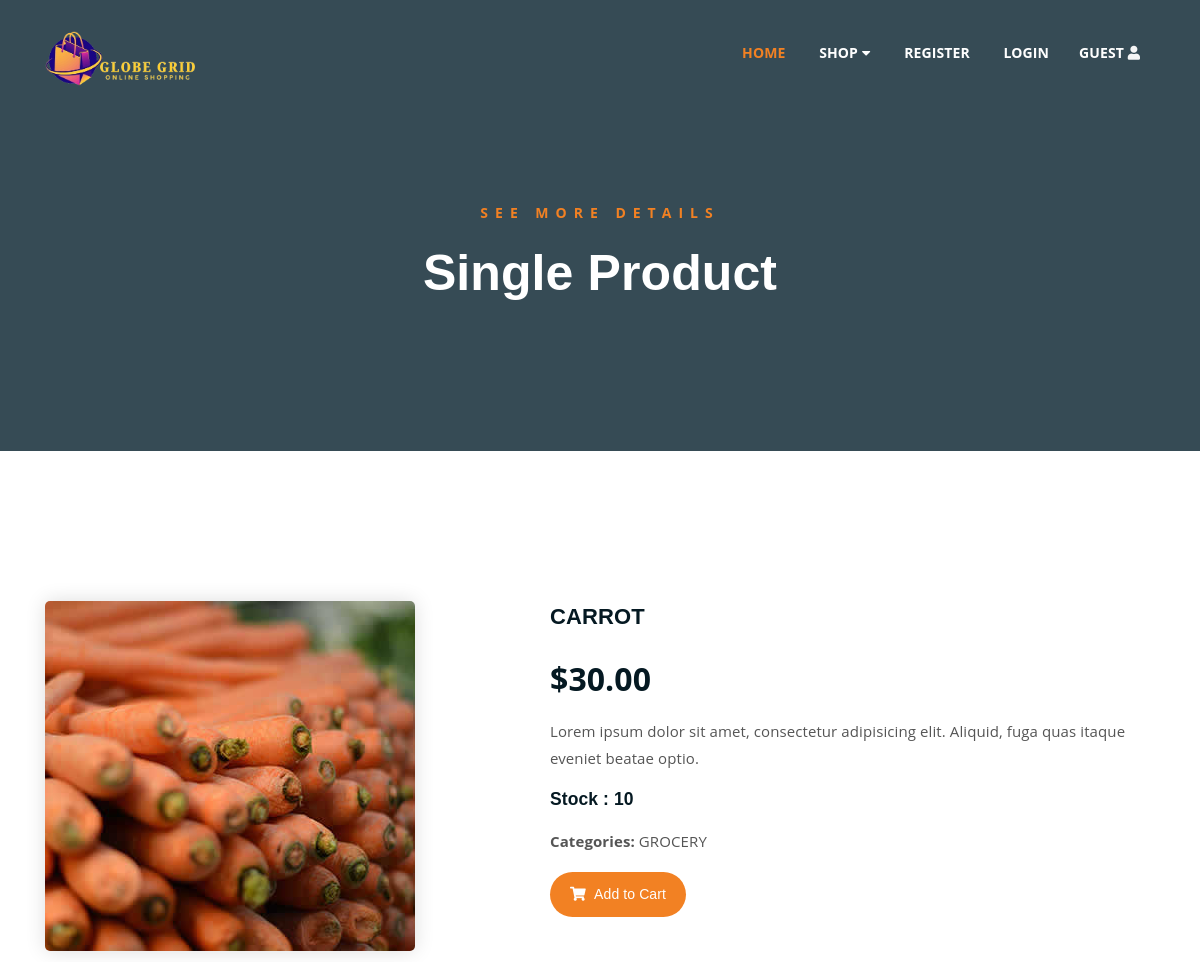
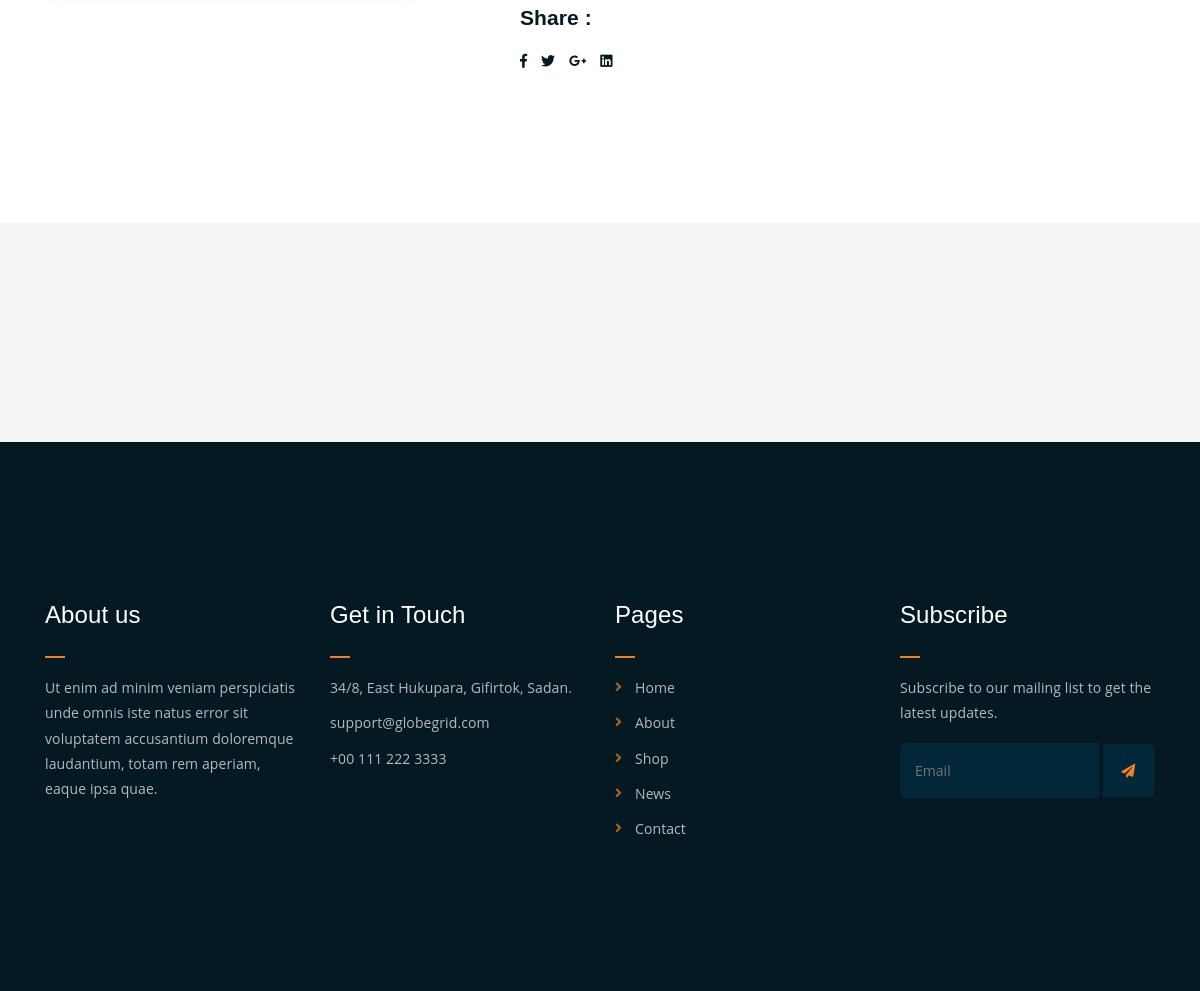
The page /single_product/1 on the database its author committed (2 pictures, top to bottom).
### shop/models.py (models this page shows, shortened)
class Product(models.Model):
    name = models.CharField(max_length=40)
    image = models.ImageField(upload_to='media/products',blank=True,null=True)
    description = models.TextField()
    price = models.DecimalField(max_digits=10,decimal_places=2)
    stock = models.IntegerField()
    available = models.IntegerField()
    created = models.DateTimeField(auto_now_add=True)
    updated = models.DateTimeField(auto_now=True)
    category = models.ForeignKey(Category,on_delete=models.CASCADE,related_name='products')

class Category(models.Model):
    name = models.CharField(max_length=20)
    image = models.ImageField(upload_to='media/image',blank=True,null=True)
    description = models.TextField()
    def __str__(self):
        return self.name

### shop/views.py (the view)
# urls.py: path('single_product/<int:pk>',views.Single_Product,name='single_product'),
def Single_Product(request,pk):
    s = Product.objects.get(id=pk)
    context = {'Product': s}
    return render(request, 'single_product.html',context)

### cart/context_processors.py (called while the page is built)
def count_items(request):
    u = request.user
    count = 0
    if request.user.is_authenticated:
        c = CartPro.objects.filter(user=u)
        for i in c:
            count += i.quantity
    return {'count':count}

### shop/context_processors.py (called while the page is built)
def links(request):
    c = Category.objects.all()
    return {'links':c}

### templates/single_product.html
<!DOCTYPE html>
{% extends 'base.html' %}
{% load static %}
{% block content %}
	<div class="breadcrumb-section breadcrumb-bg">
		<div class="container">
			<div class="row">
				<div class="col-lg-8 offset-lg-2 text-center">
					<div class="breadcrumb-text">
						<p>See more Details</p>
						<h1>Single Product</h1>
					</div>
				</div>
			</div>
		</div>
	</div>
	<div class="single-product mt-150 mb-150">
		<div class="container">
			<div class="row">
				<div class="col-md-5">
					<div class="single-product-img">
						<img src="{{Product.image.url}}" alt="">
					</div>
				</div>
				<div class="col-md-7">
					<div class="single-product-content">
						<h3>{{Product.name}}</h3>
						<p class="single-product-pricing"> ${{Product.price}}</p>
						<p>{{Product.description}}</p>
						<h5>Stock : {{Product.stock}}</h5>
						<p><strong>Categories: </strong>{{Product.category}}</p>
						{% if user.is_superuser == True %}
							{% if Product.stock > 0 %}
								<h3 class="text-success">Product in Stock</h3>
								<a href="{% url 'shop:add_stock' Product.id %}" class="btn_1">Add Stock</a>
							{% else %}
								<h3 class="text-danger">Out of Stock</h3>
								<a href="{% url 'shop:add_stock' Product.id %}" class="btn_1">Add Stock</a>
							{% endif %}
						{% else %}
							{% if Product.stock > 0 %}
								<a href="{% url 'cart:add_to_cart' Product.id %}" class="cart-btn"><i class="fas fa-shopping-cart"></i> Add to Cart</a>
							{% else %}
								<h4 class="text-danger">Out of Stock</h4>
							{% endif %}
						{% endif %}
					</div>
						<br>
						<br>
						<h4>Share : </h4>
						<ul class="product-share">
							<li><a href=""><i class="fab fa-facebook-f"></i></a></li>
							<li><a href=""><i class="fab fa-twitter"></i></a></li>
							<li><a href=""><i class="fab fa-google-plus-g"></i></a></li>
							<li><a href=""><i class="fab fa-linkedin"></i></a></li>
						</ul>
				</div>
			</div>
		</div>
	</div>
{% endblock %}

### static/assets/css/main.css (style rules this page uses)
html { font-size: 14px; font-weight: 400; line-height: 28px; height: 100%; }
body { font-family: "Open Sans", sans-serif; font-weight: 400; font-size: 1rem; letter-spacing: 0.1px; line-height: 1.8; color: #051922; overflow-x: hidden; }
body img { max-width: 100%; }
a { cursor: pointer; text-decoration: none; -webkit-transition: all 0.2s ease-in-out; -o-transition: all 0.2s ease-in-out; transition: all 0.2s ease-in-out; }
h1, .h1, h2, .h2, h3, .h3, h4, .h4, h5, .h5, h6, .h6 { font-family: "Poppins", sans-serif; font-weight: 700; margin: 0 0 1.25rem 0; color: #051922; }
h1:last-child, .h1:last-child, h2:last-child, .h2:last-child, h3:last-child, .h3:last-child, h4:last-child, .h4:last-child, h5:last-child, .h5:last-child, h6:last-child, .h6:last-child { margin: 0; }
h1, .h1 { font-size: 4rem; font-weight: 700; line-height: 4rem; }
h3, .h3 { font-size: 2rem; font-weight: 700; line-height: 2.25rem; }
h4, .h4 { font-size: 1.5rem; font-weight: 700; line-height: 1.75rem; }
h5, .h5 { font-size: 1.25rem; font-weight: 700; line-height: 1.5rem; }
p { font-family: "Open Sans", sans-serif; font-weight: 400; font-size: 1rem; letter-spacing: 0.1px; line-height: 1.8; color: #051922; margin: 0 0 1.25rem 0; }
.mt-150 { margin-top: 150px; }
.mb-150 { margin-bottom: 150px; }
a.boxed-btn, a.bordered-btn, a.cart-btn { border-radius: 50px; }
.breadcrumb-bg { background-image: url(../img/breadcrumb-bg.jpg); }
.breadcrumb-text p { color: #F28123; font-weight: 700; text-transform: uppercase; letter-spacing: 7px; }
.breadcrumb-text h1 { font-size: 50px; font-weight: 900; color: #fff; margin: 0; margin-top: 20px; }
.breadcrumb-section { padding: 150px 0; background-size: cover; background-position: center center; position: relative; z-index: 1; background-attachment: fixed; padding-top: 200px; }
.breadcrumb-section:after { position: absolute; left: 0; top: 0; width: 100%; height: 100%; content: ""; background-color: #07212e; z-index: -1; opacity: 0.8; }
a.cart-btn { -webkit-transition: 0.3s; -o-transition: 0.3s; transition: 0.3s; }
ul.product-share li a { -webkit-transition: 0.3s; -o-transition: 0.3s; transition: 0.3s; }
html, body { height: 100%; }
a.cart-btn { font-family: 'Poppins', sans-serif; display: inline-block; background-color: #F28123; color: #fff; padding: 10px 20px; }
a.cart-btn i { margin-right: 5px; }
.single-product-img img { border-radius: 5px; -webkit-box-shadow: 0 0 20px #ddd; box-shadow: 0 0 20px #ddd; }
.single-product-content h3 { font-size: 22px; font-weight: 600; }
.single-product-content p { font-size: 15px; color: #555; line-height: 1.8; }
.single-product-content p.single-product-pricing { font-size: 32px; font-weight: 700; margin-bottom: 10px; color: #051922; line-height: inherit; }
ul.product-share { margin: 0; padding: 0; list-style: none; }
ul.product-share li { display: inline-block; }
ul.product-share li a { display: block; color: #051922; margin-right: 10px; }
.single-product-content { margin-left: 30px; }

### rows shown on the page
Product: image (picture), name "CARROT", price "30.00", description "Lorem ipsum dolor sit amet, consectetur adipisicing elit. Aliquid, fuga quas itaque eveniet beatae optio.", stock "10", category "GROCERY"
